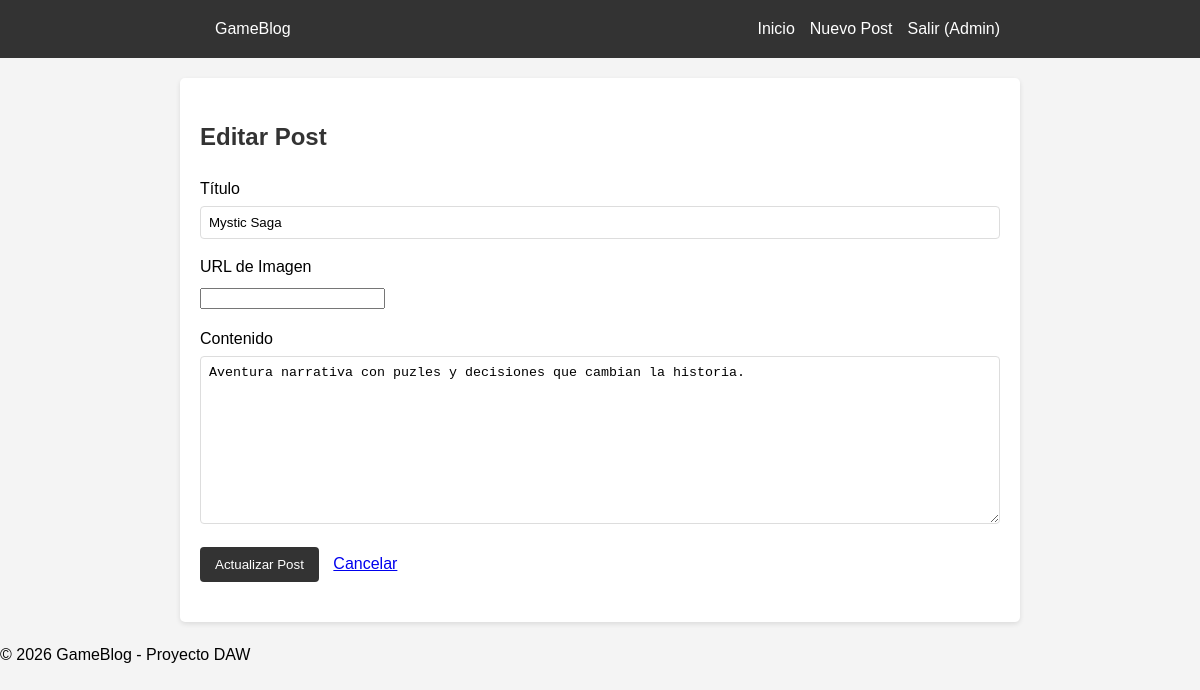
The app's page /index.php?action=edit_post&id=3 (signed in) with its own data.
### tables this page shows
CREATE TABLE IF NOT EXISTS posts (
    id INT AUTO_INCREMENT PRIMARY KEY,
    user_id INT NOT NULL,
    title VARCHAR(150) NOT NULL,
    content TEXT NOT NULL,
    image_url VARCHAR(255) DEFAULT NULL,
    created_at TIMESTAMP DEFAULT CURRENT_TIMESTAMP,
    FOREIGN KEY (user_id) REFERENCES users(id) ON DELETE CASCADE
);

### controllers/PostController.php (called while the page is built, shortened)
<?php
require_once __DIR__ . '/../models/Post.php';
class PostController {
    private $postModel;
    public function __construct() {
        $database = new Database();
        $db = $database->getConnection();
        $this->postModel = new Post($db);
    }
    protected function render(string $view, array $data = []) {
        extract($data);
        include __DIR__ . '/../views/' . $view;
    }
    public function edit($id) {
        $post = $this->postModel->find($id);
        return $this->render('posts/edit.php', compact('post'));
    }
}

### models/Post.php (called while the page is built, shortened)
<?php
class Post {
    private $db;
    public function __construct($db) {
        $this->db = $db;
    }
    public function find($id) {
        $stmt = $this->db->prepare("SELECT posts.*, users.username FROM posts JOIN users ON posts.user_id = users.id WHERE posts.id = ?");
        $stmt->execute([$id]);
        return $stmt->fetch();
    }
}

### views/posts/edit.php (the view, shortened to what this page needs)
<?php include __DIR__ . '/../layout/header.php'; ?>
<div class="user-form">
    <h2>Editar Post</h2>
    <form method="POST" action="index.php?action=update_post&id=<?= $post['id'] ?>">
        <div class="form-group">
            <label>Título</label>
            <input type="text" name="title" value="<?= htmlspecialchars($post['title']) ?>" required>
        </div>
        <div class="form-group">
            <label>URL de Imagen</label>
            <input type="url" name="image_url" value="<?= htmlspecialchars($post['image_url'] ?? '') ?>">
        </div>
        <div class="form-group">
            <label>Contenido</label>
            <textarea name="content" rows="10" required><?= htmlspecialchars($post['content']) ?></textarea>
        </div>
        <button type="submit">Actualizar Post</button>
        <a href="index.php?action=show_post&id=<?= $post['id'] ?>" style="margin-left: 10px;">Cancelar</a>
    </form>
</div>
<?php include __DIR__ . '/../layout/footer.php'; ?>

### public/style.css (style rules this page uses)
body { font-family: sans-serif; line-height: 1.6; margin: 0; padding: 0; background-color: #f4f4f4; }
h1, h2 { color: #333; }
form { margin-bottom: 20px; }
.form-group { margin-bottom: 15px; }
label { display: block; margin-bottom: 5px; }
input[type="text"], input[type="email"], input[type="password"], textarea { width: 100%; padding: 8px; border: 1px solid #ddd; border-radius: 4px; box-sizing: border-box; }
button { background: #333; color: #fff; padding: 10px 15px; border: none; cursor: pointer; border-radius: 4px; }

### records on screen
posts: title "Mystic Saga", content "Aventura narrativa con puzles y decisiones que cambian la historia."

### other values on screen
$_SESSION['username'] "Admin"
